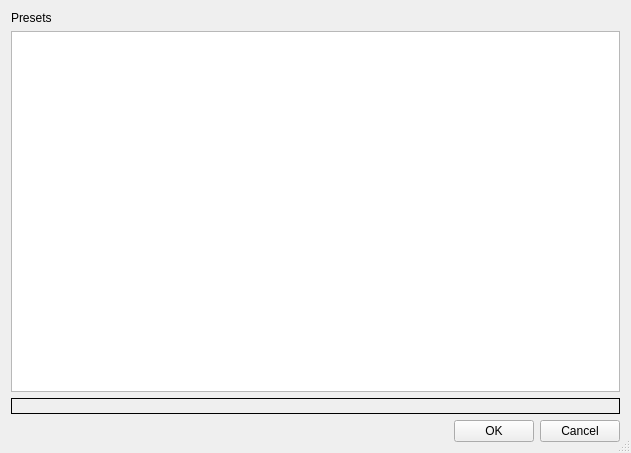
<?xml version="1.0" encoding="UTF-8"?>
<ui version="4.0">
 <class>rePresetSelector</class>
 <widget class="QDialog" name="rePresetSelector">
  <property name="geometry">
   <rect>
    <x>0</x>
    <y>0</y>
    <width>631</width>
    <height>453</height>
   </rect>
  </property>
  <property name="windowTitle">
   <string>Preset Selection</string>
  </property>
  <property name="sizeGripEnabled">
   <bool>true</bool>
  </property>
  <layout class="QGridLayout" name="gridLayout">
   <item row="0" column="0">
    <widget class="QLabel" name="lblLightTypes">
     <property name="text">
      <string>Presets</string>
     </property>
    </widget>
   </item>
   <item row="1" column="0">
    <widget class="QTreeView" name="tvPresets">
     <property name="rootIsDecorated">
      <bool>true</bool>
     </property>
    </widget>
   </item>
   <item row="2" column="0">
    <widget class="QLabel" name="lblDescription">
     <property name="sizePolicy">
      <sizepolicy hsizetype="MinimumExpanding" vsizetype="Fixed">
       <horstretch>0</horstretch>
       <verstretch>0</verstretch>
      </sizepolicy>
     </property>
     <property name="frameShape">
      <enum>QFrame::Box</enum>
     </property>
     <property name="text">
      <string notr="true"/>
     </property>
    </widget>
   </item>
   <item row="3" column="0">
    <layout class="QHBoxLayout" name="horizontalLayout">
     <item>
      <spacer name="horizontalSpacer">
       <property name="orientation">
        <enum>Qt::Horizontal</enum>
       </property>
       <property name="sizeHint" stdset="0">
        <size>
         <width>412</width>
         <height>20</height>
        </size>
       </property>
      </spacer>
     </item>
     <item>
      <widget class="QPushButton" name="btnOK">
       <property name="text">
        <string>OK</string>
       </property>
       <property name="autoDefault">
        <bool>false</bool>
       </property>
      </widget>
     </item>
     <item>
      <widget class="QPushButton" name="btnCancel">
       <property name="text">
        <string>Cancel</string>
       </property>
       <property name="autoDefault">
        <bool>false</bool>
       </property>
      </widget>
     </item>
    </layout>
   </item>
  </layout>
 </widget>
 <resources/>
 <connections>
  <connection>
   <sender>btnOK</sender>
   <signal>clicked()</signal>
   <receiver>rePresetSelector</receiver>
   <slot>accept()</slot>
   <hints>
    <hint type="sourcelabel">
     <x>266</x>
     <y>354</y>
    </hint>
    <hint type="destinationlabel">
     <x>197</x>
     <y>188</y>
    </hint>
   </hints>
  </connection>
  <connection>
   <sender>btnCancel</sender>
   <signal>clicked()</signal>
   <receiver>rePresetSelector</receiver>
   <slot>reject()</slot>
   <hints>
    <hint type="sourcelabel">
     <x>349</x>
     <y>354</y>
    </hint>
    <hint type="destinationlabel">
     <x>197</x>
     <y>188</y>
    </hint>
   </hints>
  </connection>
 </connections>
</ui>
